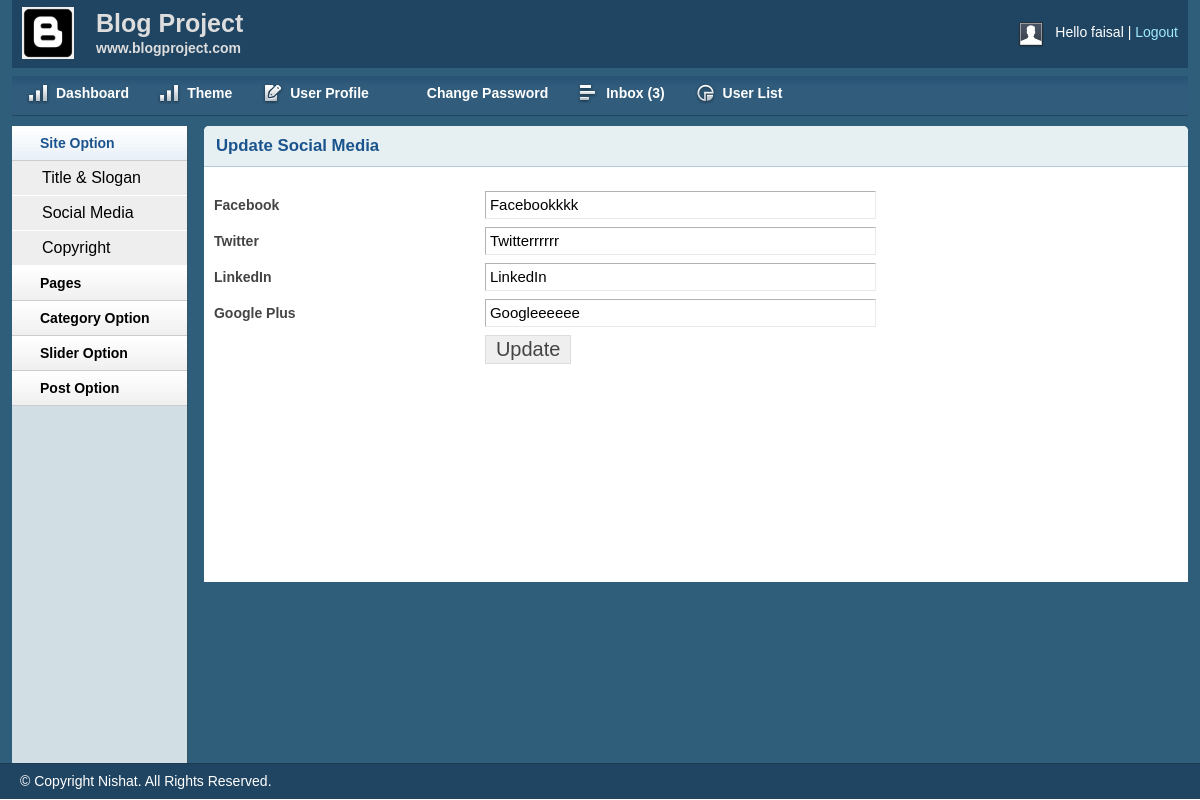
Page /admin/social.php (signed in) on the committed database.
### tables this page shows
CREATE TABLE `social_media` (
  `id` int(11) NOT NULL,
  `fb` varchar(255) NOT NULL,
  `tw` varchar(255) NOT NULL,
  `ln` varchar(255) NOT NULL,
  `gp` varchar(255) NOT NULL
);

### lib/db.php (called while the page is built, shortened)
<?php
class DB
{
	public $host   = DB_HOST;
	public $user   = DB_USER;
	public $pass   = DB_PASS;
	public $dbname = DB_NAME;
	public $link;
	private function connectDB()
	{
		$this->link = new mysqli($this->host, $this->user, $this->pass, $this->dbname);
	}
	public function select($query)
	{
		$result = $this->link->query($query) or die($this->link->error . __LINE__);
		if ($result->num_rows > 0) {
			return $result;
		} else {
			return false;
		}
	}
}

### admin/social.php (the view, shortened to what this page needs)
<?php
include 'inc/header.php';
include 'inc/sidebar.php';
?>
<div class="grid_10">
    <?php
    $query = "select * from social_media where id = '1'";
    $result = $db->select($query);
    if ($result) {
        while ($value = $result->fetch_assoc()) {
    ?>
    <div class="box round first grid">
        <h2>Update Social Media</h2>
        <div class="block">
            <form action="" method="POST">
                <table class="form">
                    <tr>
                        <td>
                            <label>Facebook</label>
                        </td>
                        <td>
                            <input type="text" name="fb" value="<?php echo $value['fb'] ?>" class="medium" />
                        </td>
                    </tr>
                    <tr>
                        <td>
                            <label>Twitter</label>
                        </td>
                        <td>
                            <input type="text" name="tw" value="<?php echo $value['tw'] ?>" class="medium" />
                        </td>
                    </tr>
                    <tr>
                        <td>
                            <label>LinkedIn</label>
                        </td>
                        <td>
                            <input type="text" name="ln" value="<?php echo $value['ln'] ?>" class="medium" />
                        </td>
                    </tr>
                    <tr>
                        <td>
                            <label>Google Plus</label>
                        </td>
                        <td>
                            <input type="text" name="gp" value="<?php echo $value['gp'] ?>" class="medium" />
                        </td>
                    </tr>
                    <tr>
                        <td></td>
                        <td>
                            <input type="submit" name="submit" Value="Update" />
                        </td>
                    </tr>
                </table>
            </form>
        </div>
    </div>
    <?php }
    } ?>
</div>
<?php
include 'inc/footer.php';
?>

### admin/css/layout.css (style rules this page uses)
body { background: #fff none repeat scroll 0 0; color: #444; font-size: 14px; padding: 0; }
h1, h2, h3, h4, h5, h6 { line-height: 1.2em; margin-bottom: .3em; }
h2 { margin-top: 1em; }
.box { background: #fff; margin-bottom: 20px; padding: 10px 10px 10px 10px; margin-left: -8px; }
.box.grid { padding-bottom: 40px; }
.box.round { -moz-border-radius: 5px 5px 0px 0px; -webkit-border-radius: 5px 5px 0px 0px; border-radius: 5px 5px 0px 0px; }
.box h2 { font-size: 1.2em; font-weight: bold; color: #1B548D; background: #E6F0F3; margin: -10px -10px 0 -10px; padding: 10px 12px; border-bottom: 1px solid #B3CBD6; -moz-border-radius: 5px 5px 0px 0px; -webkit-border-radius: 5px 5px 0px 0px; border-radius: 5px 5px 0px 0px; }
.box.first { min-height: 406px; }
.block { padding-top: 20px; }
table.form { width: 100%; }
table.form td { padding: 4px 0px; }
table.form label { font-weight: bold; }
table.form input, table.form select { font-size: 15px; padding: 4px 4px 5px 4px; border-top: 1px solid #b3b3b3; border-left: 1px solid #b3b3b3; border-right: 1px solid #eaeaea; border-bottom: 1px solid #eaeaea; }
table.form input[type="submit"] { border: 1px solid #ddd; color: #444; cursor: pointer; font-size: 20px; padding: 2px 10px; }
input.medium { width: 55%; }
.block { padding-bottom: 1px; }

### rows in the picture
social_media: fb "Facebookkkk", tw "Twitterrrrrr", ln "LinkedIn", gp "Googleeeeee"

### other values in the picture
Session::get('username') "faisal"
$count "3"
